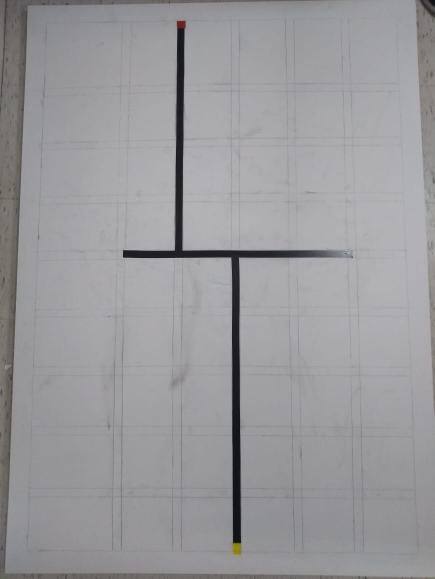
#> input picture second_maze.jpeg, 869 x 1158 px (shown at 1/2 size)
$ python image.py
#> lines starting #> are read from the running program, lines starting #| are printed output that depends on the picture; after the words box and inside, x2 and y2 are one past the last pixel; in counts of white or black regions, pixels touching at a corner belong together
#!/usr/bin/python
#-*- coding: utf-8 -*-

# IMPORTS

import numpy as np  # Numeric Operations Library
import cv2  # Open CV v2 for images Operations
import os   # Operational System Library.
import commands  # For utilizing terminal commands inside here

# IMPORTS DISCONTINUED

import argparse
from matplotlib import pyplot as plt

# DEFINES AND GLOBAL VARIABLES
image_address = 'second_maze.jpeg'  # Address for acessing the image that
# will be used in the application

# In OpenCV, it utilizes the following order: Blue Green Red.
# It stills RGB, but in the reverse order.

lower_blue = [50, 0, 0]    # Lower parameters for acceptable blue color
upper_blue = [255, 10, 125]    # Upper parameters for acceptable blue color

lower_red = [0, 50, 50]  # Lower parameters for acceptable red color
upper_red = [10, 255, 255]  # Upper parameters for acceptable red color

lower_yellow = [0, 130, 140]   # Lower parameters for acceptable yellow color.
upper_yellow = [100, 180, 255]   # Upper parameters for acceptable yellow color.

# Default settings for the Raspberry Camera.
quality = 30    # 30% of the original pictura quality
height = 600
width = 800
file_name = "img"    # The name of the file after the picture shoot.
file_extension = "png"    # The extension of the picture saved.

# Default setting for the binarization and grey scale functions

binary_type = 1
binary_type_name = "Otsu's Binarization"

# Type of binarizations implemented an their name
# 0 - Simple Binarization.
# 1 - Otsu's Binarization.
# 2 - Adaptative Binarzation using median
# 3 - Adaptative Binarzation using Gaussian Function.

# Flags and other defauts variables

save_flag = True
threshold_value = 127

# FUNCTIONS

# Connects with the OS inside the Raspberry and take a picture.
# It utilizes the default setting described above.


def take_picture(quality, height, width, file_name, file_extension):
    string = ("raspistill -q "
              + str(quality)
              + " -w "
              + str(width)
              + " -h "
              + str(height)
              + " -o "
              + file_name
              + "."
              + file_extension)
    sucessful = True
    sucessful = os.system(string)

    # Taking the picture takes a time.
    # Maybe adding a timer in here? It doesn't seem that stubborn.

    if sucessful:
        print("It was not possible to take the picture.")
    else:
        print("Picture was shoot sucessfuly")
    return sucessful

# Loads the image_file into a proper variable.


def load_image(image_address):
#> called with image_address = 'second_maze.jpeg'
    original_image = cv2.imread(image_address)
#> original_image is the input picture: shape (1158, 869, 3); mean B, G, R 155.8, 153.5, 153.9
    return original_image

# Applys Grey Sacle filter on the image given.
# It utilizes the normal grey scale algorithm from OpenCV


def apply_grey_scale(original_image, save_flag):
    grey_scale_image = cv2.cvtColor(original_image, cv2.COLOR_BGR2GRAY)
    if save_flag == True:
        cv2.imwrite('grey_scale_image.jpg', grey_scale_image)
    return grey_scale_image

# Applys the default binarzation to a given grey scale image.


def binarization(grey_scale_image, threshold_value, binary_type, save_flag):
    if binary_type == 0:
        ret, binary_image = cv2.threshold(grey_scale_image,
                                          threshold_value, 255, cv2.THRESH_BINARY)
        if save_flag == True:
            cv2.imwrite('simple_binarization.png', binary_image)
    elif binary_type == 1:
        ret, binary_image = cv2.threshold(grey_scale_image, 0, 255,
                                          cv2.THRESH_BINARY + cv2.THRESH_OTSU)
        if save_flag == True:
            cv2.imwrite('otsu_binarization.png', binary_image)
    elif binary_type == 2:
        binary_image = cv2.adaptiveThreshold(grey_scale_image, 255,
                                             cv2.ADAPTIVE_THRESH_MEAN_C, cv2.THRESH_BINARY, 11, 2)
        if save_flag == True:
            cv2.imwrite('adaptative_binarzation_mean.png', binary_image)
    elif binary_type == 3:
        binary_image = cv2.adaptiveThreshold(grey_scale_image, 255,
                                             cv2.ADAPTIVE_THRESH_GAUSSIAN_C, cv2.THRESH_BINARY, 11, 2)
        if save_flag == True:
            cv2.imwrite('adaptative_binarzation_gaussian.png', binary_image)

    return binary_image

# Function for setting the camera parameters


# [58 lines left out: functions configure_cam, configure_filter, blue_detection, not called in this run]

# Function that detect the red color on a given image.


def red_detection(original_image, save_flag, lower_red, upper_red):
#> called with save_flag = True
    hsv_type_image = cv2.cvtColor(original_image, cv2.COLOR_BGR2HSV)
#> hsv_type_image: shape (1158, 869, 3); mean H, S, V 114.1, 5.8, 156.3
    lower = np.array(lower_red)
    upper = np.array(upper_red)

    mask_0 = cv2.inRange(hsv_type_image, lower, upper)
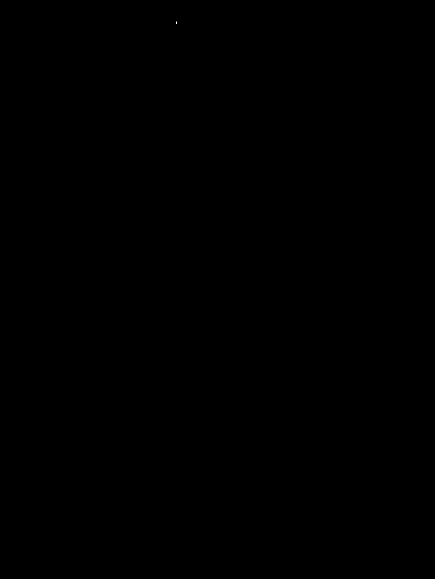
#> mask_0: shape (1158, 869) (shown at 1/2 size); 0% white in thin lines or dots, all inside (x1, y1, x2, y2) = (352, 43, 354, 48)

    output_image = hsv_type_image.copy()
    output_image[np.where(mask_0 == 0)] = 0
#> output_image: shape (1158, 869, 3); mean H, S, V 0, 0, 0

    if save_flag == True:
        cv2.imwrite('red_region_image.png', output_image)

    return output_image

# Function that detect the yellow color on a given image.


def yellow_detection(original_image, save_flag, lower_yellow, upper_yellow):
#> called with save_flag = True
    hsv_type_image = cv2.cvtColor(original_image, cv2.COLOR_BGR2HSV)
    lower = np.array(lower_yellow)
    upper = np.array(upper_yellow)

    mask_0 = cv2.inRange(hsv_type_image, lower, upper)
#> mask_0: shape (1158, 869); 0% white in thin lines or dots, all inside (x1, y1, x2, y2) = (466, 1096, 477, 1109)

    output_image = hsv_type_image.copy()
    output_image[np.where(mask_0 == 0)] = 0
#> output_image: shape (1158, 869, 3); mean H, S, V 0, 0, 0

    if save_flag == True:
        cv2.imwrite('yellow_region_image.png', output_image)

    return output_image

# Function that returns the first colored pixel found in the given image.


def find_colored_pixel(original_image):
    height, width = original_image.shape
    what_is_happening = 0
    not_colored_pixels = np.array([-1,-1])
    first_colored_pixel = np.array([-1, -1])

    for line in range(0, height):
        for column in range(0, width):
            if original_image[line][column] != 0:
                not_colored_pixels = (line, column)
                if(first_colored_pixel[0] != -1 and first_colored_pixel[1] != -1):
                    if line < first_colored_pixel[0]:
                        first_colored_pixel[0] = line
                    '''if column < first_colored_pixel[1]:
                        first_colored_pixel[1] = column'''
                else:
                    first_colored_pixel = not_colored_pixels
    return first_colored_pixel

# Function that returns the center coordinate of a 3x3 colored pixel grid

def coordinatePixel(original_image):
    height, width = original_image.shape
#> height = 1158; width = 869
    colored_pixel = np.array([-1,-1])
    holder_pixel = np.array([-1,-1])
    possible_holder_pixel = np.array([-1,-1])

    for line in range(0, height):
        for column in range(0, width):
            if original_image[line][column] != 0:
                '''
                Checks if the given position the COLOR of the pixel is or isn't black.
                if YES, then proceeds to next step
                if NOT, rolls over to the next pixel.
                '''
                if ((holder_pixel[0] != -1) and (holder_pixel[1] != -1)):
                    '''
                    Checks if we already found out a holder_pixel.
                    if YES, checks if this holder pixel holds a 3x3 grid with it.
                    if NOT, what we found may be a holder pixel.
                    Set the possible_holder_pixel variable then proceeds to find out a 3x3 grid
                    '''
                    if((line < holder_pixel[0]) and (column < holder_pixel[1])):
                        '''
                        First, we check if this pixel we are in (image[line][column]) are more
                        further to [0,0] than the holder pixel we found sometime earlier.
                        if YES, than we set the position we are in as a possible_holder_pixel
                        And runs the grid finder.
                        If the grid finder returns TRUE, we found out a new acceptable holder pixel
                        if not, we stick with the old one.
                        '''
                        possible_holder_pixel = (line, column)
                        if(findsGrid(original_image, possible_holder_pixel) == True):
                            holder_pixel = possible_holder_pixel
                else:
                    '''
                    This is the first holder pixel we found.
                    Set possible_holder_pixel and then runs the 3x3 grid finder.
                    '''
                    possible_holder_pixel = (line, column)
                    '''
                    If findsGrid returns TRUE, the possible_holder_pixel was actually
                    and true holder pixel. Set the holder pixel and proceeds
                    '''
                    if(findsGrid(original_image, possible_holder_pixel) == True):
                        holder_pixel = possible_holder_pixel

    '''
    if, after running through all the image, the holder_pixel
    still with his original value (-1, -1), we did not succeed to find out the 3x3 grid
    Try to run the 1 pixel function instead.
    '''
    if( (holder_pixel[0] == -1) and (holder_pixel[1] == -1) ):
        return False
    else:
        '''
        If we did find out a trully holder pixel, then returns the CENTER of the 3x3 grid
        Walking 1 pixel LEFT and 1 pixel DOWN.
        '''
        holder_pixel = (holder_pixel[0] + 1, holder_pixel[1] + 1)
        return holder_pixel


# Function that checks if exits a 3x3 grid <expanded downwards> not blank_grid

def findsGrid(original_image, holder_pixel):
    '''
    Creates a flag called invalid_grid, that begins with False.
    We create the range for the FOR with a space of 2. Beggining at self and walking 2 pixels
    at X (LINE) and Y (COLUMN).
    If we find out at this run some pixel that are BLACK (not colored), we set the invalid_grid to False.
    If not, we walked through a 3x3 grid, starting from the holder pixel, going LEFT and DOWNWARDS
    and we not found any black pixel. With means that are a fully 3x3 COLORED GRID.
    We then set the invalid_grid to TRUE.
    '''
    invalid_grid = False
    holder_line = holder_pixel[0]
    holder_column = holder_pixel[1]
    for line in range(holder_line, holder_line + 2):
        for column in range(holder_column, holder_column + 2):
            if( (original_image[holder_line][holder_column] != 0) and (invalid_grid == False) ):
                invalid_grid = False
            else:
                invalid_grid = True

    '''
    if invalid_grid is TRUE, return TRUE. If not, do not.
    '''
    return invalid_grid


# Function that paints a black pixel over a colored region of a given image.
def paintPixelBlack(image, pixel_1, pixel_2):
    if(pixel_1 != None):
        image[pixel_1[0]][pixel_1[1]] = (0,0,0)
    elif(pixel_2 != None):
        image[pixel_2[0]][pixel_2[1]] = (0,0,0)
    cv2.imwrite('painted.png', image)


# Main menu of the program as a function.


# [20 lines left out: functions main_menu, histogram, not called in this run]


# ******************************
# MAIN CODE
#main_menu()
print("\nConfiguration section finished.")
print("Step 1 - Shoot the image.")
take_picture(quality, height, width, file_name, file_extension)
original_image = load_image(image_address)

print("Step 2 - Finding Blue, Red pixels")
# blue_image = blue_detection(original_image, save_flag, lower_blue, upper_blue)
red_image = red_detection(original_image, save_flag, lower_red, upper_red)
yellow_image = yellow_detection(original_image, save_flag, lower_yellow, upper_yellow)

# blue_image_grey_scale = apply_grey_scale(blue_image, save_flag)
red_image_grey_scale = apply_grey_scale(red_image, save_flag)
yellow_image_grey_scale = apply_grey_scale(yellow_image, save_flag)

# Find Blue Pixel
'''
blue_result = coordinatePixel(blue_image_grey_scale)
if(blue_result == False):
    print("We did not succeed to find a 3x3 grid on a blue spot.\n \
Running the function that returns the 1 pixel instead.")
    blue_pixel = find_colored_pixel(blue_image_grey_scale)
else:
    print("We did it! We find out a 3x3 grid. yay!")
    blue_pixel = blue_result
'''
# Find Red Pixel

red_result = coordinatePixel(red_image_grey_scale)
#> red_result = False
if(red_result == False):
    print("We did not succeed to find a 3x3 grid on a red spot.\n \
Running the function that returns the 1 pixel instead.")
    red_pixel = find_colored_pixel(red_image_grey_scale)
#> red_pixel = (43, 353)
else:
    print("We did it! We find out a 3x3 grid on a RED spot . yay!")
    red_pixel = red_result

# Find Yellow Pixel

yellow_result = coordinatePixel(yellow_image_grey_scale)
#> yellow_result = False
if yellow_result == False:
    print("We did not succeed to find a 3x3 grid on a red spot.\n \
Running the function that returns the 1 pixel instead.")
    yellow_pixel = find_colored_pixel(yellow_image_grey_scale)
#> yellow_pixel = (1096, 466)
else:
    print("We did it! We find out a 3x3 grid. yay!")
    yellow_pixel = yellow_result

'''
print("Blue Pixel Found at: ")
print(blue_pixel)
'''
print("Red Pixel Found at: ")
print(red_pixel)
#| (43, 353)

print("Yellow Pixel Found at: ")
print(yellow_pixel)
#| (1096, 466)


print("Step 2.1 - Painting the pixel found in the original image")
paintPixelBlack(original_image, red_pixel, yellow_pixel)


print("Step 3 - Grey scale and binarization.")
grey_scale_image = apply_grey_scale(original_image, save_flag)
binarized_image = binarization(grey_scale_image, threshold_value,
                               binary_type, save_flag)
#> in binarization, `ret, binary_image = cv2.threshold(grey_scale_image, 0, 255, cv2.THRESH..`:
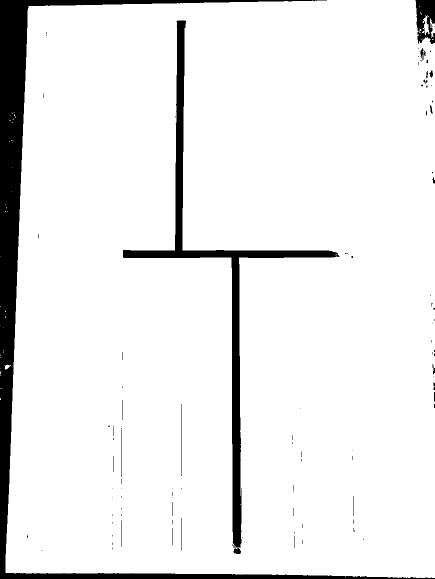
#> binary_image: shape (1158, 869) (shown at 1/2 size); 92.4% white; 106 black regions (85 under 20 px), largest, box (x1, y1, x2, y2) and area: (0, 0, 869, 1158) 49803, (246, 41, 680, 1096) 22331, (831, 0, 869, 88) 2385
#> in binarization, `ret, binary_image = cv2.threshold(grey_scale_image, 0, 255, cv2.THRESH..`: ret = 122


# continues...
